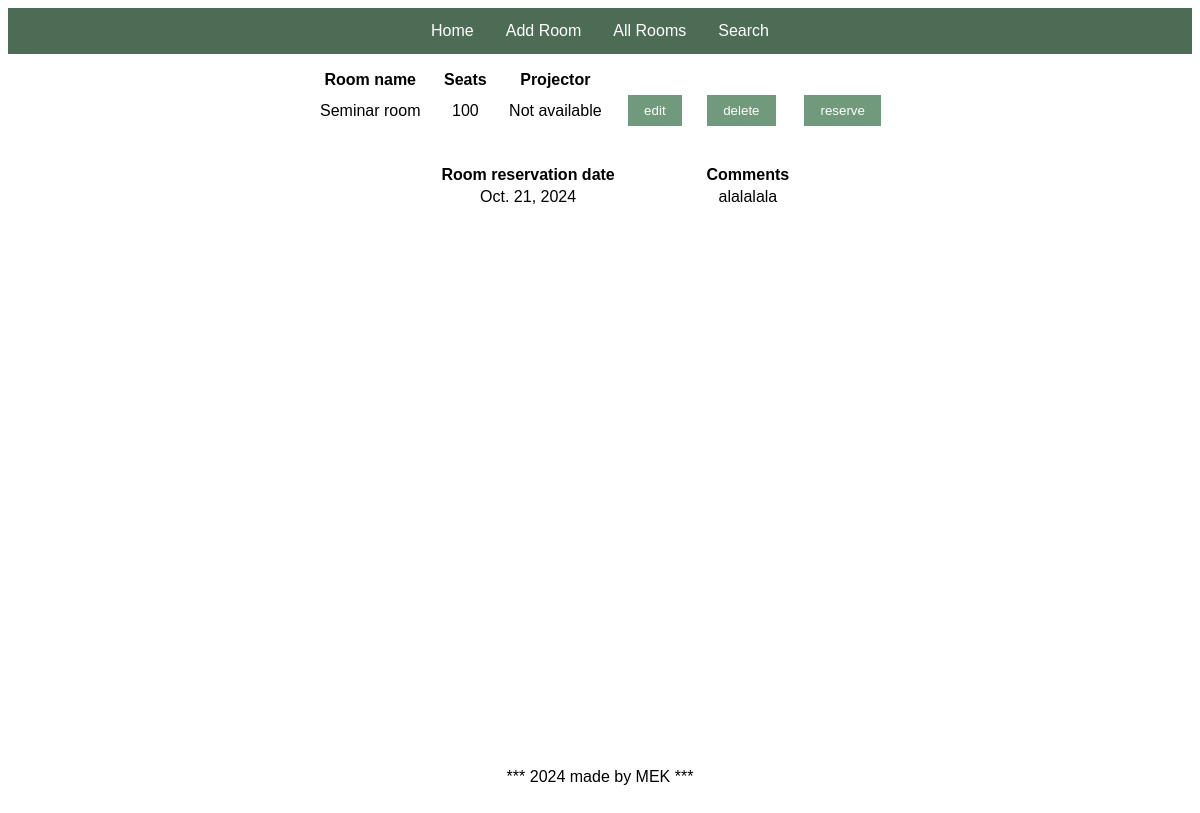
/room/view_room/1/, run on the app's committed database.
### reservation_app/models.py (models this page shows)
class Room(models.Model):
    name = models.CharField(max_length=255, unique=True)
    seats = models.IntegerField()
    projector = models.BooleanField(default=False)
    def get_reservations(self):
        return self.reservation_set.filter(date__gte=datetime.now().date()).order_by('date')

class Reservation(models.Model):
    date = models.DateField()
    room_id = models.ForeignKey(Room, on_delete=models.CASCADE)
    comment = models.TextField()

### reservation_app/views.py (the view)
# urls.py: path('room/view_room/<int:id>/', views.RoomView.as_view(), name='view_room'),
class RoomView(View):
    def get(self, request, id):
        room = Room.objects.get(id=id)
        return render(request, 'view_room.html', {'room': room})

### templates/view_room.html (shortened to what this page needs)
{% extends 'base.html' %}
{%  block content %}
<table class="center">
    <tr>
        <th><b>Room name</b></th>
        <th><b>Seats</b></th>
        <th><b>Projector</b></th>
    </tr>
          <tr>
           <td style="text-align: center">{{ room.name }}</td>
           <td style="text-align: center">{{ room.seats }}</td>
              {% if room.projector %}
                  <td style="text-align: center">Available</td>
              {% else %}
                  <td style="text-align: center">Not available</td>
              {% endif %}
           <td><a href="/room/modify/{{ room.id }}">
               <button class="options" type="button" name="edit">edit</button></a></td>
           <td><a href="/room/delete/{{ room.id }}">
               <button class="options" type="button" name="delete">delete</button></a></td>
           <td><a href="/room/reserve/{{ room.id }}">
               <button class="options" type="button" name="reserve">reserve</button></a></td>
           </tr>
    </table>
    <table class="left">
    <tr>
        <th><b>Room reservation date</b></th>
        <th><b>Comments</b></th>
    </tr>
        {% for reservation in room.get_reservations %}
        <tr>
           <td style="text-align: center">{{ reservation.date }}</td>
           <td style="text-align: center">{{ reservation.comment }}</td>
           </tr>
        {% endfor %}
    </table>
{% endblock %}

### templates/view_room.html (style rules this page uses)
button.options { background-color: #709a7b; border: none; color: white; padding: 8px 16px; text-align: center; margin: 4px 2px; transition: 0.3s; display: inline-block; text-decoration: none; cursor: pointer; }
.center { margin-left: auto; margin-right: auto; border-collapse: collapse; width: 50%; padding: 16px; }
.left { margin-left: auto; margin-right: auto; width: 40%; padding: 16px; }

### data on the page
Room: name "Seminar room", seats "100"
Reservation: date "Oct. 21, 2024", comment "alalalala"
